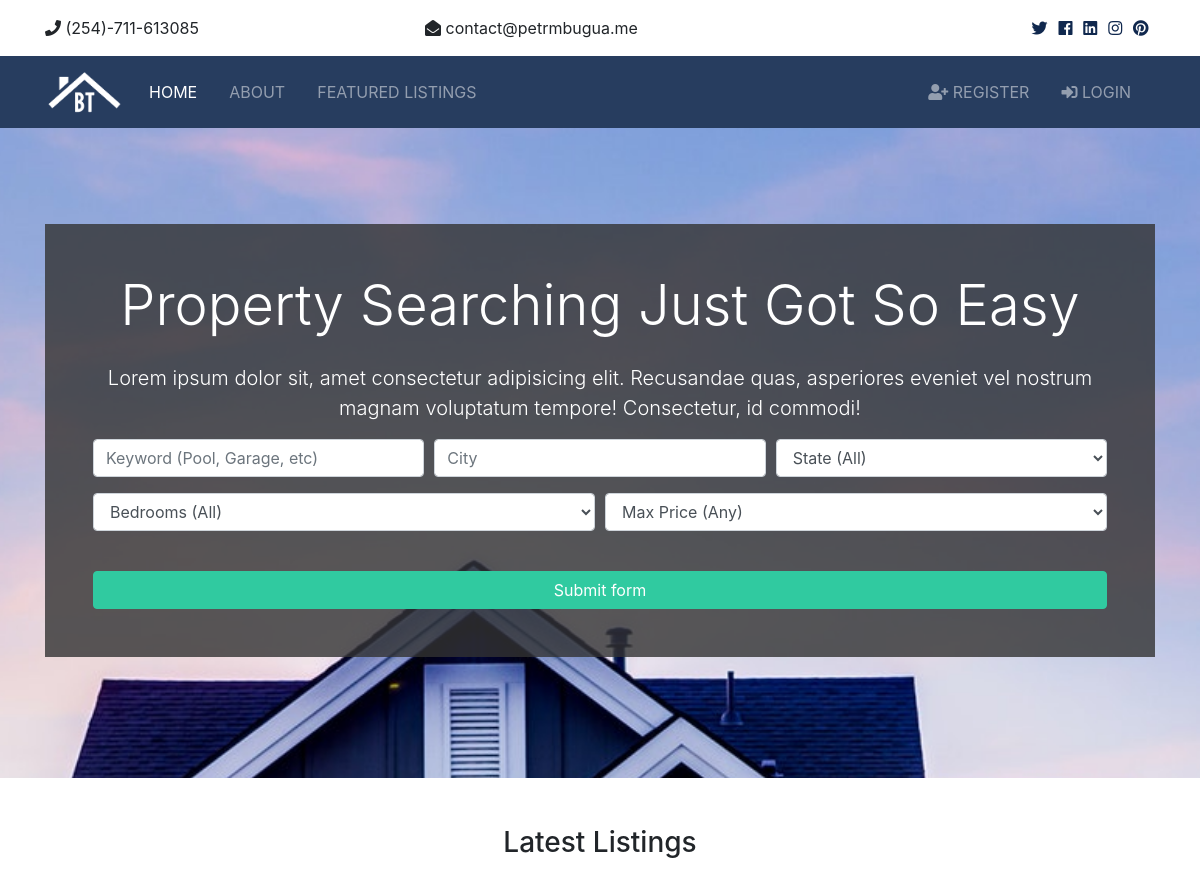
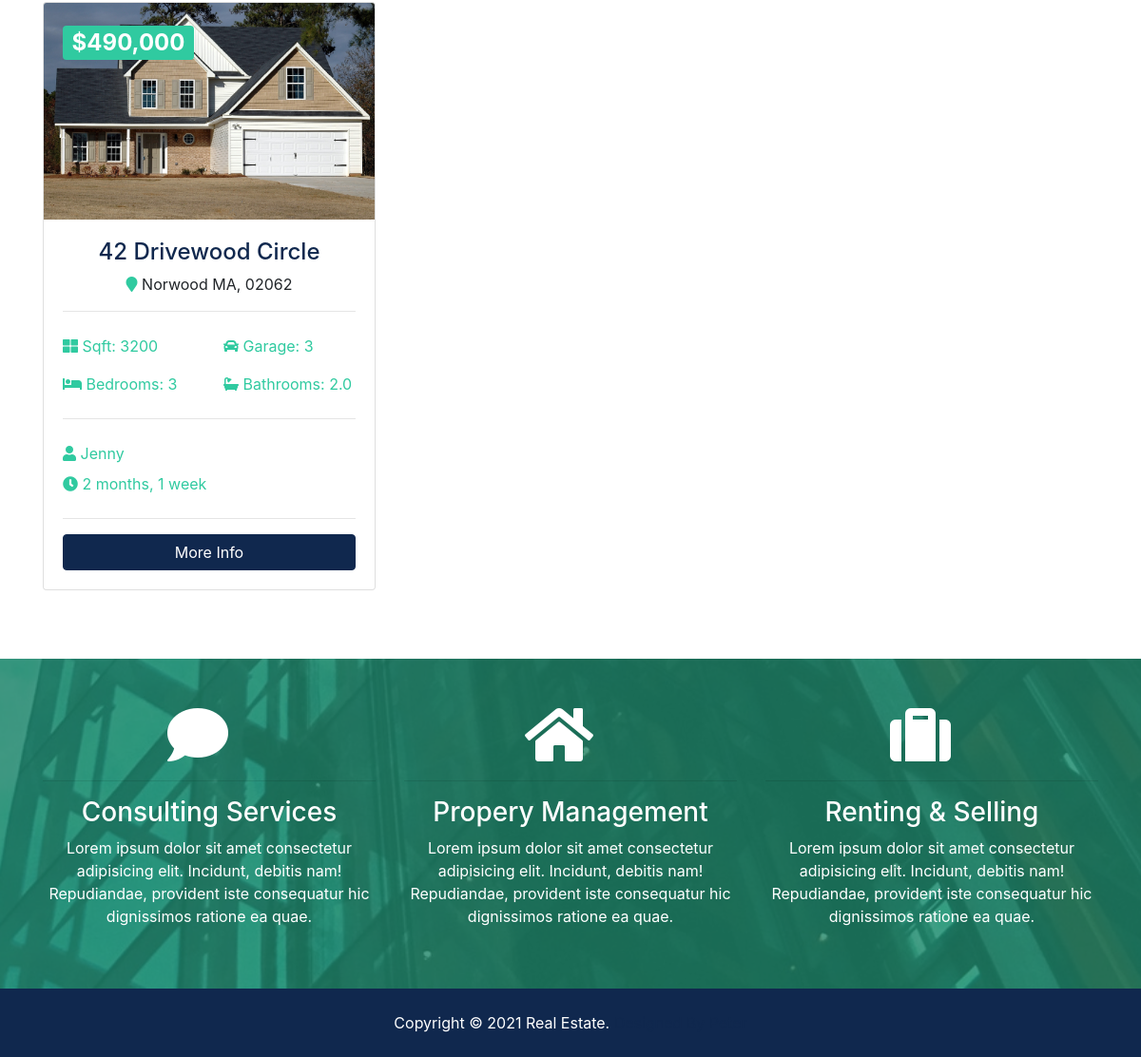
The page / on the database its author committed (2 pictures, top to bottom).
### listings/models.py (models this page shows, shortened)
class Listing(models.Model):
    realtor = models.ForeignKey(Realtor, on_delete=models.DO_NOTHING)
    title = models.CharField(max_length=200)
    address = models.CharField(max_length=200)
    city = models.CharField(max_length=100)
    state = models.CharField(max_length=100)
    zipcode = models.CharField(max_length=20)
    description = models.TextField(blank=True)
    price = models.IntegerField()
    bedrooms = models.IntegerField()
    bathrooms = models.DecimalField(max_digits=2, decimal_places=1)
    garage = models.IntegerField(default=0)
    sqft = models.IntegerField()
    lot_size = models.DecimalField(max_digits=5, decimal_places=1)
    photo_main = models.ImageField(upload_to='photos/%Y/%m/%d/', blank=True)
    photo_1 = models.ImageField(upload_to='photos/%Y/%m/%d/', blank=True)
    photo_2 = models.ImageField(upload_to='photos/%Y/%m/%d/', blank=True)
    photo_3 = models.ImageField(upload_to='photos/%Y/%m/%d/', blank=True)
    photo_4 = models.ImageField(upload_to='photos/%Y/%m/%d/', blank=True)
    photo_5 = models.ImageField(upload_to='photos/%Y/%m/%d/', blank=True)
    photo_6 = models.ImageField(upload_to='photos/%Y/%m/%d/', blank=True)
    is_published = models.BooleanField(default=True)
    list_date = models.DateField(default=datetime.now, blank=True)

### realtors/models.py (models this page shows)
class Realtor(models.Model):
    name = models.CharField(max_length=200)
    photo = models.ImageField(upload_to='photos/%Y/%m/%d/')
    description = models.TextField(blank=True)
    phone = models.CharField(max_length=20)
    email = models.CharField(max_length=50)
    is_mvp = models.BooleanField(default=False)
    hire_date = models.DateTimeField(default=datetime.now, blank=True)
    def __str__(self):
        return self.name

### pages/views.py (the view)
# urls.py: path('', views.index, name='listings'),
def index(request):
    listings = Listing.objects.order_by('-list_date').filter(is_published=True)[:3]
    context = {
        'listings': listings,
        'state_choices': state_choices,
        'bedroom_choices': bedroom_choices,
        'price_choices': price_choices
    }
    return render(request, 'pages/index.html', context)

### templates/pages/index.html (shortened to what this page needs)
{% extends 'base.html' %}
{% load humanize %}
{% block content %}
<section id="showcase">
    <div class="container text-center">
      <div class="home-search p-5">
        <div class="overlay p-5">
          <h1 class="display-4 mb-4">
            Property Searching Just Got So Easy
          </h1>
          <p class="lead">Lorem ipsum dolor sit, amet consectetur adipisicing elit. Recusandae quas, asperiores eveniet vel nostrum magnam
            voluptatum tempore! Consectetur, id commodi!</p>
          <div class="search">
            <form action="{% url 'search' %}">
              <div class="form-row">
                <div class="col-md-4 mb-3">
                  <input type="text" name="keywords" class="form-control" placeholder="Keyword (Pool, Garage, etc)">
                </div>
                <div class="col-md-4 mb-3">
                  <input type="text" name="city" class="form-control" placeholder="City">
                </div>
                <div class="col-md-4 mb-3">
                  <select name="state" class="form-control">
                    <option selected="true" disabled="disabled">State (All)</option>
                  </select>
                </div>
              </div>
              <div class="form-row">
                <div class="col-md-6 mb-3">
                  <select name="bedrooms" class="form-control">
                    <option selected="true" disabled="disabled">Bedrooms (All)</option>
                  </select>
                </div>
                <div class="col-md-6 mb-3">
                  <select name="price" class="form-control" id="type">
                    <option selected="true" disabled="disabled">Max Price (Any)</option>
                  </select>
                </div>
              </div>
              <button class="btn btn-secondary btn-block mt-4" type="submit">Submit form</button>
            </form>
          </div>
        </div>
      </div>
    </div>
  </section>
  <section id="listings" class="py-5">
    <div class="container">
      <h3 class="text-center mb-3">Latest Listings</h3>
      <div class="row">
        {% if listings %}
          {% for listing in listings %}
          <div class="col-md-6 col-lg-4 mb-4">
            <div class="card listing-preview">
              <img class="card-img-top" src="{{listing.photo_main.url}}" alt="">
              <div class="card-img-overlay">
                <h2>
                  <span class="badge badge-secondary text-white">${{listing.price | intcomma}}</span>
                </h2>
              </div>
              <div class="card-body">
                <div class="listing-heading text-center">
                  <h4 class="text-primary">{{ listing.title }}</h4>
                  <p>
                    <i class="fas fa-map-marker text-secondary"></i> {{ listing.city }} {{ listing.state }},
                    {{ listing.zipcode }}</p>
                </div>
                <hr>
                <div class="row py-2 text-secondary">
                  <div class="col-6">
                    <i class="fas fa-th-large"></i> Sqft: {{ listing.sqft }}</div>
                  <div class="col-6">
                    <i class="fas fa-car"></i> Garage: {{ listing.garage }}</div>
                </div>
                <div class="row py-2 text-secondary">
                  <div class="col-6">
                    <i class="fas fa-bed"></i> Bedrooms: {{ listing.bedrooms }}</div>
                  <div class="col-6">
                    <i class="fas fa-bath"></i> Bathrooms: {{ listing.bathrooms }}</div>
                </div>
                <hr>
                <div class="row py-2 text-secondary">
                  <div class="col-6">
                    <i class="fas fa-user"></i> {{ listing.realtor }}</div>
                </div>
                <div class="row text-secondary pb-2">
                  <div class="col-12">
                    <i class="fas fa-clock"></i> {{ listing.list_date | timesince }}</div>
                </div>
                <hr>
                <a href="{% url 'listing' listing.id %}" class="btn btn-primary btn-block">More Info</a>
              </div>
            </div>
          </div>
          {% endfor %}
        {% else %}
          <div class="col-md-12">
            <p>No Listings Available</p>
          </div>
        {% endif %}
      </div>
    </div>
  </section>
  <section id="services" class="py-5 bg-secondary text-white">
    <div class="container">
      <div class="row text-center">
        <div class="col-md-4">
          <i class="fas fa-comment fa-4x mr-4"></i>
          <hr>
          <h3>Consulting Services</h3>
          <p>Lorem ipsum dolor sit amet consectetur adipisicing elit. Incidunt, debitis nam! Repudiandae, provident iste consequatur
            hic dignissimos ratione ea quae.</p>
        </div>
        <div class="col-md-4">
          <i class="fas fa-home fa-4x mr-4"></i>
          <hr>
          <h3>Propery Management</h3>
          <p>Lorem ipsum dolor sit amet consectetur adipisicing elit. Incidunt, debitis nam! Repudiandae, provident iste consequatur
            hic dignissimos ratione ea quae.</p>
        </div>
        <div class="col-md-4">
          <i class="fas fa-suitcase fa-4x mr-4"></i>
          <hr>
          <h3>Renting & Selling</h3>
          <p>Lorem ipsum dolor sit amet consectetur adipisicing elit. Incidunt, debitis nam! Repudiandae, provident iste consequatur
            hic dignissimos ratione ea quae.</p>
        </div>
      </div>
    </div>
  </section>
{% endblock %}

### templates/base.html (shortened to what this page needs)
{% load static %}
<!DOCTYPE html>
<html lang="en">
<head>
    <link rel="stylesheet" href="{% static 'css/all.css' %}">
    <link rel="stylesheet" href="{% static 'css/bootstrap.css' %}">
    <link rel="stylesheet" href="{% static 'css/style.css' %}">
    <link rel="stylesheet" href="{% static 'css/lightbox.min.css' %}">
</head>
<body>
    {%include 'partials/_topbar.html'%}
    {%include 'partials/_navbar.html'%}
    {% block content %} {% endblock %}
    {%include 'partials/_footer.html'%}
</body>
</html>

### templates/partials/_topbar.html
    <section id="top-bar" class="p-3">
        <div class="container">
            <div class="row">
                <div class="col-md-4">
                    <i class="fas fa-phone"></i> (254)-711-613085
                </div>
                <div class="col-md-4">
                    <i class="fas fa-envelope-open"></i> contact@petrmbugua.me
                </div>
                <div class="col-md-4">
                    <div class="social text-right">
                        <a href="#">
                            <i class="fab fa-twitter"></i>
                        </a>
                        <a href="#">
                            <i class="fab fa-facebook"></i>
                        </a>
                        <a href="#">
                            <i class="fab fa-linkedin"></i>
                        </a>
                        <a href="#">
                            <i class="fab fa-instagram"></i>
                        </a>
                        <a href="#">
                            <i class="fab fa-pinterest"></i>
                        </a>
                    </div>
                </div>
            </div>
        </div>
    </section>

### templates/partials/_navbar.html (shortened to what this page needs)
{%load static%}
<nav class="navbar navbar-expand-lg navbar-dark bg-primary sticky-top">
    <div class="container">
        <a class="navbar-brand" href="{% url 'index' %}">
            <img src="{% static 'img/logo.png' %}" class="logo" alt="">
        </a>
        <div class="collapse navbar-collapse" id="navbarNavAltMarkup">
            <ul class="navbar-nav">
                <li
                {% if '/' == request.path %}
                class="nav-item active mr-3"
                {% else %}
                class="nav-item mr-3"
                {% endif %}
                >
                    <a class="nav-link" href="{% url 'index' %}">Home</a>
                </li>
                <li
                {% if 'about' in request.path %}
                class="nav-item active mr-3"
                {% else %}
                class="nav-item mr-3"
                {% endif %}
                >
                    <a class="nav-link" href="{% url 'about' %}">About</a>
                </li>
                <li
                {% if 'listings' in request.path %}
                class="nav-item active mr-3"
                {% else %}
                class="nav-item mr-3"
                {% endif %}
                >
                    <a class="nav-link" href="{% url 'listings' %}">Featured Listings</a>
                </li>
            </ul>
            <ul class="navbar-nav ml-auto">
                {% if user.is_authenticated %}
                    <li
                    {% if 'dashboard' in request.path %}
                    class="nav-item active mr-3"
                    {% else %}
                    class="nav-item mr-3"
                    {% endif %}
                    >
                        <a class="nav-link" href="{% url 'dashboard' %}">
                            Welcome {{user.username}} (Dashboard)</a>
                    </li>
                    <li class="nav-item mr-3">
                        <a href="javascript:{document.getElementById('logout').submit()}" class="nav-link">
                            <i class="fas fa-sign-out-alt"></i> Logout
                        </a>
                        <form action="{% url 'logout' %}" method="POST" id="logout">
                            {% csrf_token %}
                            <input type="hidden">
                        </form>
                    </li>
                {% else %}
                    <li
                    {% if 'register' in request.path %}
                    class="nav-item active mr-3"
                    {% else %}
                    class="nav-item mr-3"
                    {% endif %}
                    >
                        <a class="nav-link" href="{% url 'register' %}">
                            <i class="fas fa-user-plus"></i> Register</a>
                    </li>
                    <li
                    {% if 'login' in request.path %}
                    class="nav-item active mr-3"
                    {% else %}
                    class="nav-item mr-3"
                    {% endif %}
                    >
                        <a class="nav-link" href="{% url 'login' %}">
                            <i class="fas fa-sign-in-alt"></i>
                            Login</a>
                    </li>
                {% endif %}
            </ul>
        </div>
    </div>
</nav>

### templates/partials/_footer.html
<footer id="main-footer" class="py-4 bg-primary text-white text-center">
    Copyright &copy;
    <span class="year"></span> Real Estate. <a href="https://petrmbugua.me/" target="_blank"> Designed By Peter</a>
</footer>

### real/static/css/all.css (style rules this page uses)
.fa, .fas, .far, .fal, .fab { -moz-osx-font-smoothing: grayscale; -webkit-font-smoothing: antialiased; display: inline-block; font-style: normal; font-variant: normal; text-rendering: auto; line-height: 1; }
.fa-4x { font-size: 4em; }
.fa-bath:before { content: "\f2cd"; }
.fa-bed:before { content: "\f236"; }
.fa-car:before { content: "\f1b9"; }
.fa-clock:before { content: "\f017"; }
.fa-comment:before { content: "\f075"; }
.fa-envelope-open:before { content: "\f2b6"; }
.fa-facebook:before { content: "\f09a"; }
.fa-home:before { content: "\f015"; }
.fa-instagram:before { content: "\f16d"; }
.fa-linkedin:before { content: "\f08c"; }
.fa-map-marker:before { content: "\f041"; }
.fa-phone:before { content: "\f095"; }
.fa-pinterest:before { content: "\f0d2"; }
.fa-sign-in-alt:before { content: "\f2f6"; }
.fa-suitcase:before { content: "\f0f2"; }
.fa-th-large:before { content: "\f009"; }
.fa-twitter:before { content: "\f099"; }
.fa-user:before { content: "\f007"; }
.fa-user-plus:before { content: "\f234"; }
.fab { font-family: 'Font Awesome 5 Brands'; }
.fa, .fas { font-family: 'Font Awesome 5 Free'; font-weight: 900; }

### real/static/css/style.css (style rules this page uses)
.btn-secondary { color: #fff !important; }
img { width: 100%; }
.logo { width: 80px; }
.navbar { opacity: 0.9; text-transform: uppercase; }
.social a { margin-right: 0.4rem; }
#showcase { position: relative; min-height: 650px; color: #fff; padding-top: 6rem; background-image: url('../img/showcase.jpg') ; background-position: center; background-repeat: no-repeat; background-size: cover; background-attachment: fixed; }
#showcase .home-search { min-height: 400px; position: relative; border-radius: 5px; }
#showcase .overlay { content: ''; position: absolute; top: 0; left: 0; min-height: 400px; width: 100%; background: rgba(51, 51, 51, 0.8); }
#services { background-image: url('../img/building.jpg') ; background-position: center; background-repeat: no-repeat; background-size: cover; background-attachment: fixed; min-height: 300px; position: relative; overflow: hidden; }
#services::before { content: ''; position: absolute; top: 0; left: 0; min-height: 100%; width: 100%; background: rgba(32, 134, 107, 0.8); }
.listing-preview a { position: relative; }

### rows shown on the page
Listing: photo_main (picture), price "490,000", title "42 Drivewood Circle", city "Norwood", state "MA", zipcode "02062", sqft "3200", garage "3", bedrooms "3", bathrooms "2.0", realtor "Jenny", list_date "2 months, 1 week"
